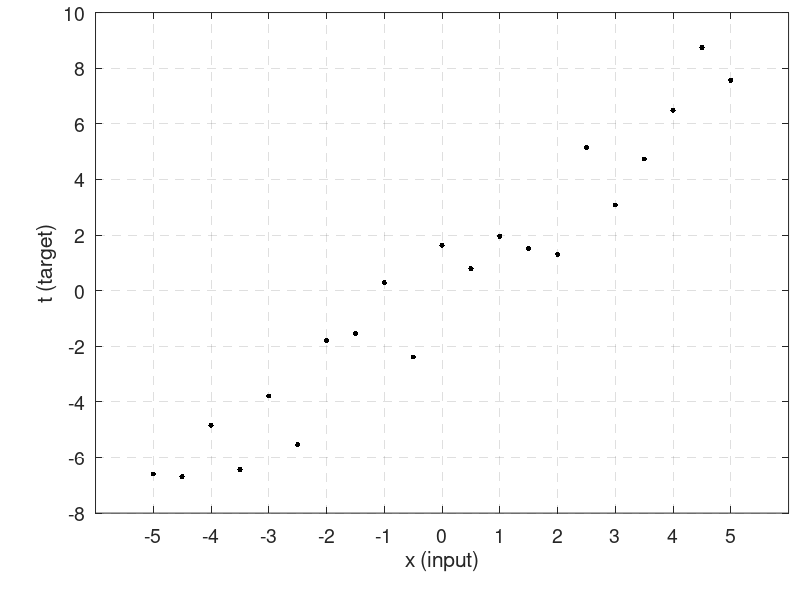
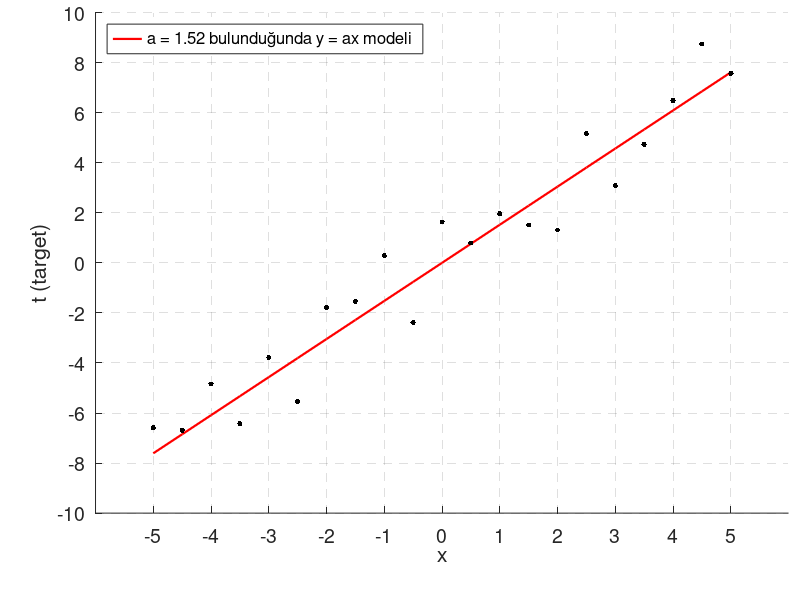
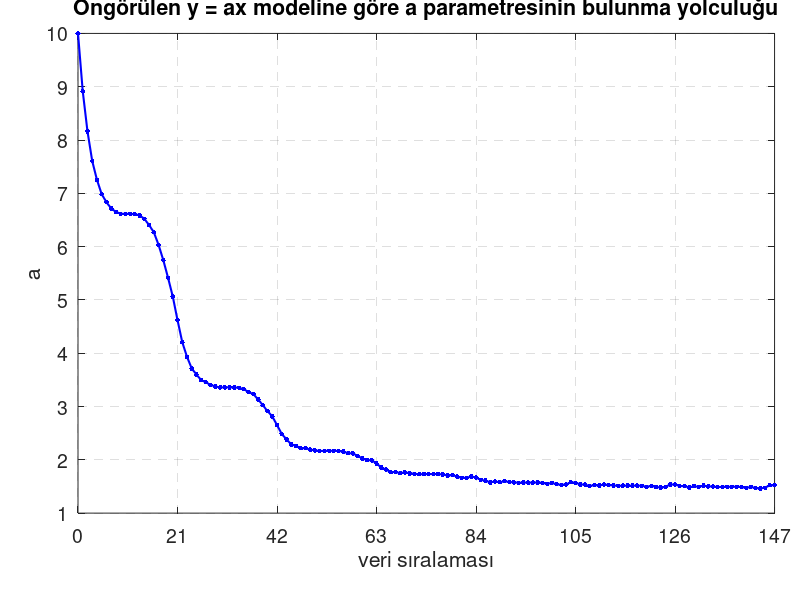
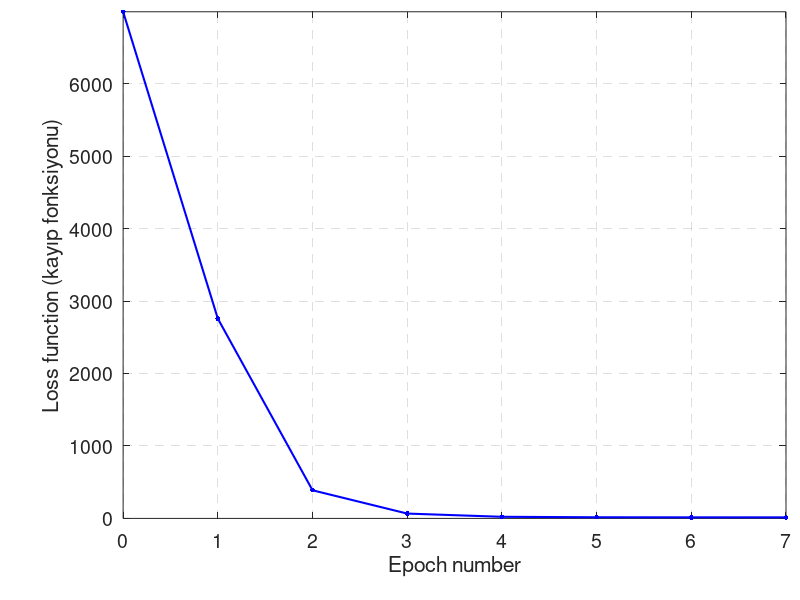

Reproduce these figures in MATLAB, in order.
clear all; close all; clc;
% a = 1.5;
% b = 3;
% T = 0.5;
% xdata =[-5:T:5];
% tdata = a*xdata+b + 4*rand(1,length(xdata))-2;
% tdata = a*xdata + 4*rand(1,length(xdata))-2;
% save('captured_data.mat', 'xdata', 'tdata');
% fun = @(x,xdata)x(1)*xdata+x(2);
% data = [xdata' tdata']
% save('data.txt','data','-ascii')
% load('captured_data.mat');
load('data.txt');
xdata = data(:,1); tdata = data(:,2);
fun = @(a,xdata)a(1)*xdata;
% x0 = [1,2];
a0 = 10;
disp('MATLAB Optimization Toolbox çözümü:');
a = lsqcurvefit(fun, a0, xdata, tdata)

figure(1); set(gcf, 'position', [488  342  502.6  420]);
plot(xdata, tdata, 'k.', 'markersize', 12);
grid on; set(gca,'gridlinestyle','--');
xlabel('x (input)', 'fontsize', 16); ylabel('t (target)', 'fontsize', 16);
set(gca,'xtick', [-5:1:5], 'fontsize', 14, ...
    'ytick', [-10:2:10], 'position', [0.1194    0.1448    0.8663    0.8343]);

figure(2); set(gcf, 'position', [488  342  502.6  420]);
% plot(xdata, a*xdata, 'r-', 'linewidth', 1.6);
hold on;
grid on; set(gca,'gridlinestyle','--');
set(gca,'gridlinestyle','--');
xlabel('x (input)', 'fontsize', 16); ylabel('t (target)', 'fontsize', 16);
set(gca,'xtick', [-5:1:5], 'fontsize', 14, ...
    'ytick', [-10:2:10], 'position', [0.1194    0.1448    0.8663    0.8343]);
%% eğim düşümü (gradient descent) yöntemi ile kendimiz çözelim
n = 7; % epoch sayısı
a = a0; % başlangıç değeri
alpha = 0.005; % adım büyüklüğü - step size
ahistory = zeros(1,n); % parametre arayışının yolculuğunu kaydedelim
lossFunction = zeros(1, n+1);
for i=1:length(xdata)
    lossFunction(1) = lossFunction(1) + 0.5*(tdata(i)-a*xdata(i))^2;
end

for i=1:n % epoch numarası
    for j=1:length(xdata) % batch'deki her bir veriyi tek tek giriş olarak veriyoruz
        a = a + alpha*(tdata(j)-a*xdata(j))*xdata(j); % eğim düşümü yöntemi (gradient descent) ile parametreyi güncelliyoruz
        ahistory((i-1)*length(xdata)+j) = a;
        lossFunction(i+1) = lossFunction(i+1) + 0.5*(tdata(j)-a*xdata(j))^2;
    end
end
disp('Eğim düşümü (gradient descent) yöntemi ile kendi çözümümüz:');
a
textLegend = sprintf('a = %.2f bulunduğunda y = ax modeli', a);
plot(xdata, a*xdata, 'r-', 'linewidth', 1.6);
plot(xdata, tdata, 'k.', 'markersize', 12);
hold off;
legend(textLegend);
set(legend, 'location', 'northwest', 'fontsize', 12);
xlabel('x');
% title('En küçük kareler metodu ile doğru uydurma (line-curve fitting)');

figure(3); set(gcf, 'position', [488  342  502.6  420]);
plot([0 1:n*length(xdata)], [a0 ahistory], 'b.-', 'markersize', 11, 'linewidth', 1.5);
grid on; set(gca,'gridlinestyle','--');
xlabel('veri sıralaması', 'fontsize', 16); ylabel('a', 'fontsize', 16);
title('Öngörülen y = ax modeline göre a parametresinin bulunma yolculuğu');
set(gca,'xtick', [0:length(xdata):n*length(xdata)], 'fontsize', 14, ...
    'ytick', [1:a0], 'position', [0.0975    0.1448    0.8707    0.7995]);
axis([0 n*length(xdata) 1 a0]);

figure(4); set(gcf, 'position', [488  342  502.6  420]);
plot(0:n, lossFunction, 'b.-', 'markersize', 11, 'linewidth', 1.5);
xlabel('Epoch number', 'fontsize', 16); ylabel('Loss function (kayıp fonksiyonu)', 'fontsize', 16);
grid on; set(gca,'gridlinestyle','--', 'xtick', [0:n], 'fontsize', 14, ...
    'position', [0.1539    0.1360    0.8286    0.8444]);
axis([0 n 0 max(lossFunction)]);